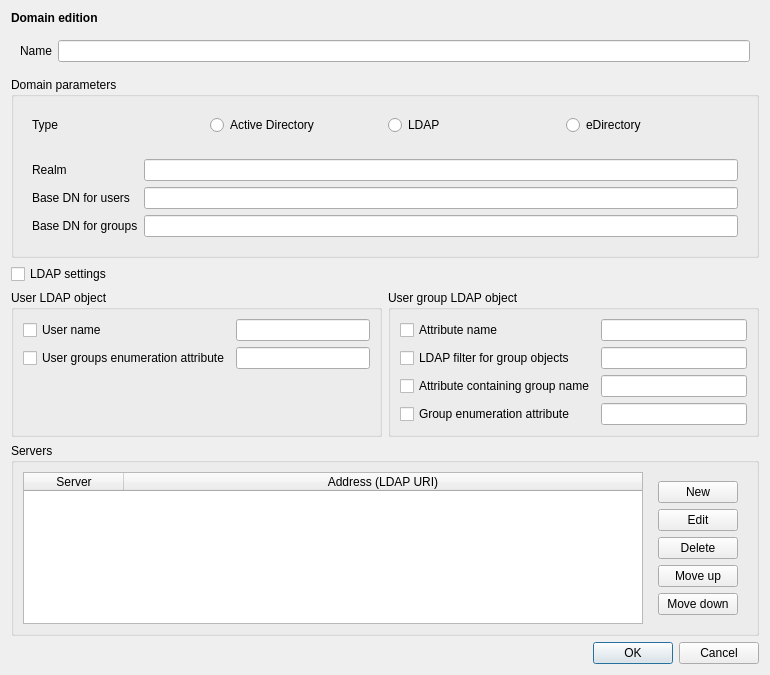
<?xml version="1.0" encoding="UTF-8"?>
<ui version="4.0">
 <class>NndDomain</class>
 <widget class="QDialog" name="NndDomain">
  <property name="geometry">
   <rect>
    <x>0</x>
    <y>0</y>
    <width>770</width>
    <height>652</height>
   </rect>
  </property>
  <property name="windowTitle">
   <string>Dialog</string>
  </property>
  <layout class="QVBoxLayout" name="verticalLayout_2">
   <item>
    <widget class="QLabel" name="label">
     <property name="font">
      <font>
       <weight>75</weight>
       <bold>true</bold>
      </font>
     </property>
     <property name="text">
      <string>Domain edition</string>
     </property>
    </widget>
   </item>
   <item>
    <widget class="QWidget" name="widget_4" native="true">
     <layout class="QHBoxLayout" name="horizontalLayout_3">
      <item>
       <widget class="QLabel" name="label_4">
        <property name="text">
         <string>Name</string>
        </property>
       </widget>
      </item>
      <item>
       <widget class="QLineEdit" name="name_lineedit"/>
      </item>
     </layout>
    </widget>
   </item>
   <item>
    <widget class="QGroupBox" name="groupBox">
     <property name="title">
      <string>Domain parameters</string>
     </property>
     <layout class="QGridLayout" name="gridLayout_3">
      <item row="0" column="0">
       <widget class="QWidget" name="widget_3" native="true">
        <layout class="QHBoxLayout" name="horizontalLayout_2">
         <item>
          <widget class="QLabel" name="label_3">
           <property name="text">
            <string>Type</string>
           </property>
          </widget>
         </item>
         <item>
          <widget class="QRadioButton" name="type_AD_radiobutton">
           <property name="text">
            <string>Active Directory</string>
           </property>
          </widget>
         </item>
         <item>
          <widget class="QRadioButton" name="type_LDAP_radiobutton">
           <property name="text">
            <string>LDAP</string>
           </property>
          </widget>
         </item>
         <item>
          <widget class="QRadioButton" name="type_edirectory_radiobutton">
           <property name="text">
            <string>eDirectory</string>
           </property>
          </widget>
         </item>
        </layout>
       </widget>
      </item>
      <item row="1" column="0">
       <widget class="QWidget" name="widget_5" native="true">
        <layout class="QGridLayout" name="gridLayout">
         <item row="0" column="0">
          <widget class="QLabel" name="label_5">
           <property name="text">
            <string>Realm</string>
           </property>
          </widget>
         </item>
         <item row="0" column="1">
          <widget class="QLineEdit" name="realm_lineedit"/>
         </item>
         <item row="2" column="1">
          <widget class="QLineEdit" name="group_base_dn_lineedit"/>
         </item>
         <item row="2" column="0">
          <widget class="QLabel" name="group_base_dn_label">
           <property name="text">
            <string>Base DN for groups</string>
           </property>
           <property name="buddy">
            <cstring>group_base_dn_lineedit</cstring>
           </property>
          </widget>
         </item>
         <item row="1" column="1">
          <widget class="QLineEdit" name="user_base_dn_lineedit"/>
         </item>
         <item row="1" column="0">
          <widget class="QLabel" name="user_base_dn_label">
           <property name="text">
            <string>Base DN for users</string>
           </property>
           <property name="buddy">
            <cstring>user_base_dn_lineedit</cstring>
           </property>
          </widget>
         </item>
        </layout>
       </widget>
      </item>
     </layout>
    </widget>
   </item>
   <item>
    <widget class="QCheckBox" name="expert_checkbox">
     <property name="text">
      <string>LDAP settings</string>
     </property>
    </widget>
   </item>
   <item>
    <layout class="QHBoxLayout" name="expert_widget">
     <item>
      <widget class="QGroupBox" name="groupBox_2">
       <property name="title">
        <string>User LDAP object</string>
       </property>
       <layout class="QGridLayout" name="gridLayout_4">
        <item row="0" column="0">
         <widget class="QCheckBox" name="user_filter_checkbox">
          <property name="text">
           <string>User name</string>
          </property>
         </widget>
        </item>
        <item row="0" column="1">
         <widget class="QLineEdit" name="user_filter_lineedit"/>
        </item>
        <item row="1" column="0">
         <widget class="QCheckBox" name="user_member_attr_checkbox">
          <property name="text">
           <string>User groups enumeration attribute</string>
          </property>
         </widget>
        </item>
        <item row="1" column="1">
         <widget class="QLineEdit" name="user_member_attr_lineedit"/>
        </item>
        <item row="3" column="0" colspan="2">
         <spacer name="verticalSpacer_2">
          <property name="orientation">
           <enum>Qt::Vertical</enum>
          </property>
          <property name="sizeHint" stdset="0">
           <size>
            <width>20</width>
            <height>40</height>
           </size>
          </property>
         </spacer>
        </item>
       </layout>
      </widget>
     </item>
     <item>
      <widget class="QGroupBox" name="groupBox_3">
       <property name="title">
        <string>User group LDAP object</string>
       </property>
       <layout class="QGridLayout" name="gridLayout_5">
        <item row="0" column="0">
         <widget class="QCheckBox" name="group_attr_name_checkbox">
          <property name="text">
           <string>Attribute name</string>
          </property>
         </widget>
        </item>
        <item row="0" column="1">
         <widget class="QLineEdit" name="group_attr_name_lineedit"/>
        </item>
        <item row="1" column="0">
         <widget class="QCheckBox" name="group_enum_filter_checkbox">
          <property name="text">
           <string>LDAP filter for group objects</string>
          </property>
         </widget>
        </item>
        <item row="1" column="1">
         <widget class="QLineEdit" name="group_enum_filter_lineedit"/>
        </item>
        <item row="2" column="0">
         <widget class="QCheckBox" name="group_filter_checkbox">
          <property name="text">
           <string>Attribute containing group name</string>
          </property>
         </widget>
        </item>
        <item row="2" column="1">
         <widget class="QLineEdit" name="group_filter_lineedit"/>
        </item>
        <item row="3" column="0">
         <widget class="QCheckBox" name="group_member_attr_checkbox">
          <property name="text">
           <string>Group enumeration attribute</string>
          </property>
         </widget>
        </item>
        <item row="3" column="1">
         <widget class="QLineEdit" name="group_member_attr_lineedit"/>
        </item>
       </layout>
      </widget>
     </item>
    </layout>
   </item>
   <item>
    <widget class="QGroupBox" name="groupBox">
     <property name="title">
      <string>Servers</string>
     </property>
     <layout class="QHBoxLayout" name="horizontalLayout">
      <item>
       <widget class="QTableWidget" name="server_table">
        <property name="editTriggers">
         <set>QAbstractItemView::NoEditTriggers</set>
        </property>
        <attribute name="horizontalHeaderStretchLastSection">
         <bool>true</bool>
        </attribute>
        <attribute name="horizontalHeaderStretchLastSection">
         <bool>true</bool>
        </attribute>
        <column>
         <property name="text">
          <string>Server</string>
         </property>
        </column>
        <column>
         <property name="text">
          <string>Address (LDAP URI)</string>
         </property>
        </column>
       </widget>
      </item>
      <item>
       <widget class="QWidget" name="widget_8" native="true">
        <layout class="QVBoxLayout" name="verticalLayout">
         <item>
          <widget class="QPushButton" name="add_button">
           <property name="text">
            <string>New</string>
           </property>
           <property name="icon">
            <iconset resource="../../../../../nucentral-edenwall/resources/edenwall.qrc">
             <normaloff>:/icons/add.png</normaloff>:/icons/add.png</iconset>
           </property>
          </widget>
         </item>
         <item>
          <widget class="QPushButton" name="edit_button">
           <property name="text">
            <string>Edit</string>
           </property>
           <property name="icon">
            <iconset resource="../../../../../nucentral-edenwall/resources/edenwall.qrc">
             <normaloff>:/icons/edit.png</normaloff>:/icons/edit.png</iconset>
           </property>
          </widget>
         </item>
         <item>
          <widget class="QPushButton" name="delete_button">
           <property name="text">
            <string>Delete</string>
           </property>
           <property name="icon">
            <iconset resource="../../../../../nucentral-edenwall/resources/edenwall.qrc">
             <normaloff>:/icons/delete.png</normaloff>:/icons/delete.png</iconset>
           </property>
          </widget>
         </item>
         <item>
          <widget class="QPushButton" name="move_up_button">
           <property name="text">
            <string>Move up</string>
           </property>
           <property name="icon">
            <iconset resource="../../../../../nucentral-edenwall/resources/edenwall.qrc">
             <normaloff>:/icons/up.png</normaloff>:/icons/up.png</iconset>
           </property>
          </widget>
         </item>
         <item>
          <widget class="QPushButton" name="move_down_button">
           <property name="text">
            <string>Move down</string>
           </property>
           <property name="icon">
            <iconset resource="../../../../../nucentral-edenwall/resources/edenwall.qrc">
             <normaloff>:/icons/down.png</normaloff>:/icons/down.png</iconset>
           </property>
          </widget>
         </item>
        </layout>
       </widget>
      </item>
     </layout>
    </widget>
   </item>
   <item>
    <spacer name="verticalSpacer">
     <property name="orientation">
      <enum>Qt::Vertical</enum>
     </property>
     <property name="sizeHint" stdset="0">
      <size>
       <width>20</width>
       <height>40</height>
      </size>
     </property>
    </spacer>
   </item>
   <item>
    <widget class="QDialogButtonBox" name="buttonBox">
     <property name="orientation">
      <enum>Qt::Horizontal</enum>
     </property>
     <property name="standardButtons">
      <set>QDialogButtonBox::Cancel|QDialogButtonBox::Ok</set>
     </property>
    </widget>
   </item>
  </layout>
 </widget>
 <tabstops>
  <tabstop>buttonBox</tabstop>
  <tabstop>name_lineedit</tabstop>
  <tabstop>type_AD_radiobutton</tabstop>
  <tabstop>type_LDAP_radiobutton</tabstop>
  <tabstop>realm_lineedit</tabstop>
  <tabstop>user_base_dn_lineedit</tabstop>
  <tabstop>group_base_dn_lineedit</tabstop>
  <tabstop>expert_checkbox</tabstop>
  <tabstop>server_table</tabstop>
  <tabstop>add_button</tabstop>
  <tabstop>edit_button</tabstop>
  <tabstop>delete_button</tabstop>
  <tabstop>move_up_button</tabstop>
  <tabstop>move_down_button</tabstop>
 </tabstops>
 <resources>
  <include location="../../../../../nucentral-edenwall/resources/edenwall.qrc"/>
 </resources>
 <connections>
  <connection>
   <sender>buttonBox</sender>
   <signal>accepted()</signal>
   <receiver>NndDomain</receiver>
   <slot>accept()</slot>
   <hints>
    <hint type="sourcelabel">
     <x>257</x>
     <y>687</y>
    </hint>
    <hint type="destinationlabel">
     <x>157</x>
     <y>274</y>
    </hint>
   </hints>
  </connection>
  <connection>
   <sender>buttonBox</sender>
   <signal>rejected()</signal>
   <receiver>NndDomain</receiver>
   <slot>reject()</slot>
   <hints>
    <hint type="sourcelabel">
     <x>325</x>
     <y>687</y>
    </hint>
    <hint type="destinationlabel">
     <x>286</x>
     <y>274</y>
    </hint>
   </hints>
  </connection>
  <connection>
   <sender>user_filter_checkbox</sender>
   <signal>clicked(bool)</signal>
   <receiver>user_filter_lineedit</receiver>
   <slot>setEnabled(bool)</slot>
   <hints>
    <hint type="sourcelabel">
     <x>214</x>
     <y>299</y>
    </hint>
    <hint type="destinationlabel">
     <x>259</x>
     <y>299</y>
    </hint>
   </hints>
  </connection>
  <connection>
   <sender>user_member_attr_checkbox</sender>
   <signal>clicked(bool)</signal>
   <receiver>user_member_attr_lineedit</receiver>
   <slot>setEnabled(bool)</slot>
   <hints>
    <hint type="sourcelabel">
     <x>185</x>
     <y>319</y>
    </hint>
    <hint type="destinationlabel">
     <x>318</x>
     <y>321</y>
    </hint>
   </hints>
  </connection>
  <connection>
   <sender>group_attr_name_checkbox</sender>
   <signal>clicked(bool)</signal>
   <receiver>group_attr_name_lineedit</receiver>
   <slot>setEnabled(bool)</slot>
   <hints>
    <hint type="sourcelabel">
     <x>545</x>
     <y>294</y>
    </hint>
    <hint type="destinationlabel">
     <x>630</x>
     <y>296</y>
    </hint>
   </hints>
  </connection>
  <connection>
   <sender>group_enum_filter_checkbox</sender>
   <signal>clicked(bool)</signal>
   <receiver>group_enum_filter_lineedit</receiver>
   <slot>setEnabled(bool)</slot>
   <hints>
    <hint type="sourcelabel">
     <x>494</x>
     <y>322</y>
    </hint>
    <hint type="destinationlabel">
     <x>662</x>
     <y>322</y>
    </hint>
   </hints>
  </connection>
  <connection>
   <sender>group_filter_checkbox</sender>
   <signal>clicked(bool)</signal>
   <receiver>group_filter_lineedit</receiver>
   <slot>setEnabled(bool)</slot>
   <hints>
    <hint type="sourcelabel">
     <x>546</x>
     <y>351</y>
    </hint>
    <hint type="destinationlabel">
     <x>676</x>
     <y>353</y>
    </hint>
   </hints>
  </connection>
  <connection>
   <sender>group_member_attr_checkbox</sender>
   <signal>clicked(bool)</signal>
   <receiver>group_member_attr_lineedit</receiver>
   <slot>setEnabled(bool)</slot>
   <hints>
    <hint type="sourcelabel">
     <x>561</x>
     <y>375</y>
    </hint>
    <hint type="destinationlabel">
     <x>619</x>
     <y>374</y>
    </hint>
   </hints>
  </connection>
  <connection>
   <sender>type_AD_radiobutton</sender>
   <signal>clicked(bool)</signal>
   <receiver>user_base_dn_lineedit</receiver>
   <slot>setHidden(bool)</slot>
   <hints>
    <hint type="sourcelabel">
     <x>238</x>
     <y>115</y>
    </hint>
    <hint type="destinationlabel">
     <x>240</x>
     <y>180</y>
    </hint>
   </hints>
  </connection>
  <connection>
   <sender>type_AD_radiobutton</sender>
   <signal>clicked(bool)</signal>
   <receiver>group_base_dn_lineedit</receiver>
   <slot>setHidden(bool)</slot>
   <hints>
    <hint type="sourcelabel">
     <x>312</x>
     <y>110</y>
    </hint>
    <hint type="destinationlabel">
     <x>322</x>
     <y>203</y>
    </hint>
   </hints>
  </connection>
  <connection>
   <sender>type_LDAP_radiobutton</sender>
   <signal>clicked(bool)</signal>
   <receiver>user_base_dn_lineedit</receiver>
   <slot>setShown(bool)</slot>
   <hints>
    <hint type="sourcelabel">
     <x>424</x>
     <y>113</y>
    </hint>
    <hint type="destinationlabel">
     <x>378</x>
     <y>180</y>
    </hint>
   </hints>
  </connection>
  <connection>
   <sender>type_LDAP_radiobutton</sender>
   <signal>clicked(bool)</signal>
   <receiver>group_base_dn_lineedit</receiver>
   <slot>setShown(bool)</slot>
   <hints>
    <hint type="sourcelabel">
     <x>492</x>
     <y>118</y>
    </hint>
    <hint type="destinationlabel">
     <x>474</x>
     <y>201</y>
    </hint>
   </hints>
  </connection>
  <connection>
   <sender>type_edirectory_radiobutton</sender>
   <signal>clicked(bool)</signal>
   <receiver>user_base_dn_lineedit</receiver>
   <slot>setShown(bool)</slot>
   <hints>
    <hint type="sourcelabel">
     <x>588</x>
     <y>111</y>
    </hint>
    <hint type="destinationlabel">
     <x>576</x>
     <y>179</y>
    </hint>
   </hints>
  </connection>
  <connection>
   <sender>type_edirectory_radiobutton</sender>
   <signal>clicked(bool)</signal>
   <receiver>group_base_dn_lineedit</receiver>
   <slot>setShown(bool)</slot>
   <hints>
    <hint type="sourcelabel">
     <x>646</x>
     <y>115</y>
    </hint>
    <hint type="destinationlabel">
     <x>645</x>
     <y>200</y>
    </hint>
   </hints>
  </connection>
  <connection>
   <sender>type_AD_radiobutton</sender>
   <signal>clicked(bool)</signal>
   <receiver>user_base_dn_label</receiver>
   <slot>setHidden(bool)</slot>
   <hints>
    <hint type="sourcelabel">
     <x>254</x>
     <y>115</y>
    </hint>
    <hint type="destinationlabel">
     <x>96</x>
     <y>179</y>
    </hint>
   </hints>
  </connection>
  <connection>
   <sender>type_AD_radiobutton</sender>
   <signal>clicked(bool)</signal>
   <receiver>group_base_dn_label</receiver>
   <slot>setHidden(bool)</slot>
   <hints>
    <hint type="sourcelabel">
     <x>285</x>
     <y>116</y>
    </hint>
    <hint type="destinationlabel">
     <x>103</x>
     <y>205</y>
    </hint>
   </hints>
  </connection>
  <connection>
   <sender>type_LDAP_radiobutton</sender>
   <signal>clicked(bool)</signal>
   <receiver>user_base_dn_label</receiver>
   <slot>setShown(bool)</slot>
   <hints>
    <hint type="sourcelabel">
     <x>444</x>
     <y>113</y>
    </hint>
    <hint type="destinationlabel">
     <x>89</x>
     <y>180</y>
    </hint>
   </hints>
  </connection>
  <connection>
   <sender>type_LDAP_radiobutton</sender>
   <signal>clicked(bool)</signal>
   <receiver>user_base_dn_label</receiver>
   <slot>setShown(bool)</slot>
   <hints>
    <hint type="sourcelabel">
     <x>456</x>
     <y>114</y>
    </hint>
    <hint type="destinationlabel">
     <x>88</x>
     <y>178</y>
    </hint>
   </hints>
  </connection>
  <connection>
   <sender>type_LDAP_radiobutton</sender>
   <signal>clicked(bool)</signal>
   <receiver>group_base_dn_label</receiver>
   <slot>setShown(bool)</slot>
   <hints>
    <hint type="sourcelabel">
     <x>416</x>
     <y>117</y>
    </hint>
    <hint type="destinationlabel">
     <x>106</x>
     <y>205</y>
    </hint>
   </hints>
  </connection>
  <connection>
   <sender>type_edirectory_radiobutton</sender>
   <signal>clicked(bool)</signal>
   <receiver>user_base_dn_label</receiver>
   <slot>setShown(bool)</slot>
   <hints>
    <hint type="sourcelabel">
     <x>621</x>
     <y>110</y>
    </hint>
    <hint type="destinationlabel">
     <x>40</x>
     <y>181</y>
    </hint>
   </hints>
  </connection>
  <connection>
   <sender>type_edirectory_radiobutton</sender>
   <signal>clicked(bool)</signal>
   <receiver>group_base_dn_label</receiver>
   <slot>setShown(bool)</slot>
   <hints>
    <hint type="sourcelabel">
     <x>690</x>
     <y>109</y>
    </hint>
    <hint type="destinationlabel">
     <x>114</x>
     <y>200</y>
    </hint>
   </hints>
  </connection>
 </connections>
</ui>
